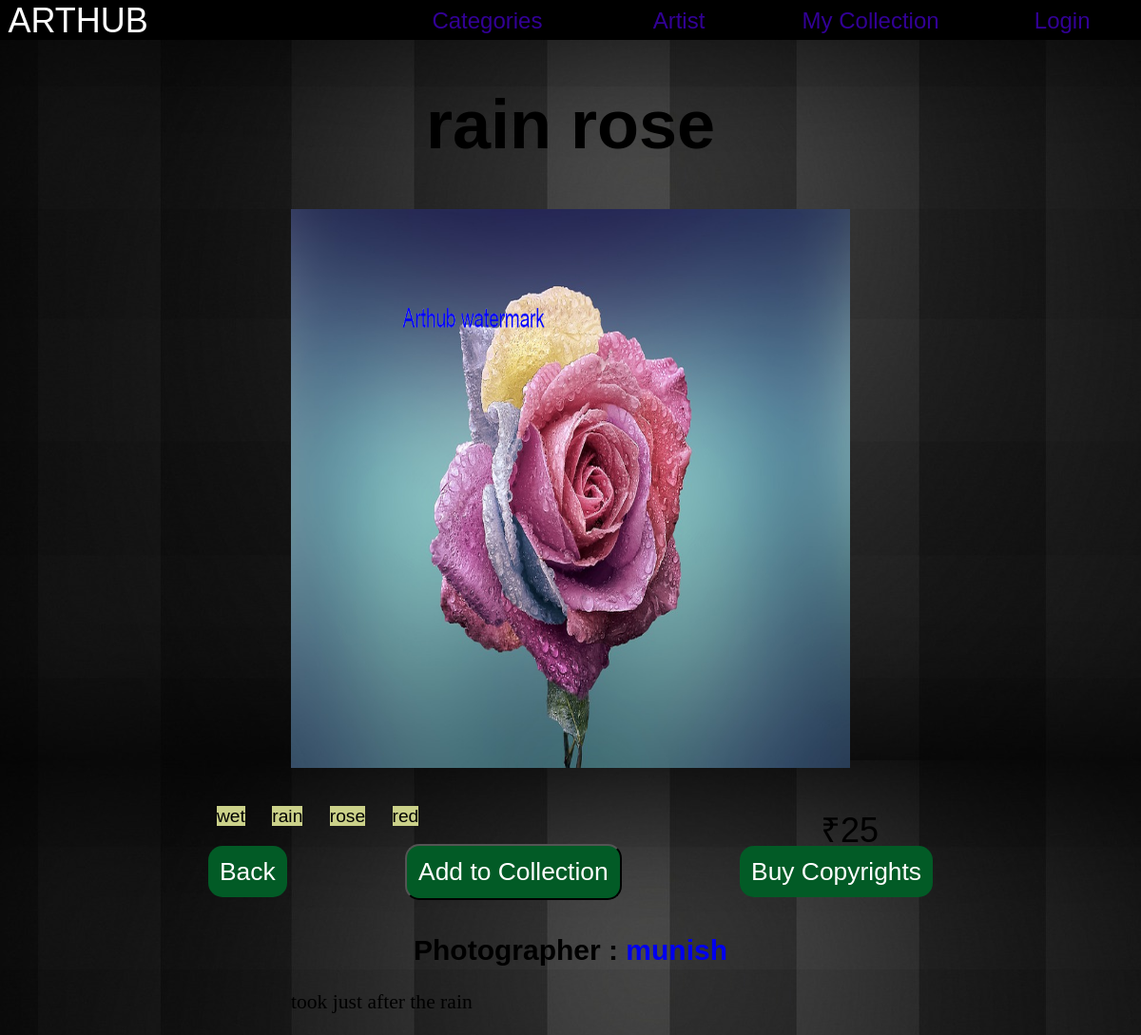
The app's page /details/35/ with its own data.
### home/models.py (models this page shows, shortened)
class Photo(models.Model):
    format_of_tags = (
        ('PNG', 'PNG'),
        ('JPG', 'JPG'),
        ('JPEG', 'JPEG'),
        ('Exif', 'Exif'),
        ('TIF', 'TIF'),
        ('GIF', 'GIF'),
        ('WEBP', 'WEBP'),
        ('SVG', 'SVG'),
    )
    title = models.CharField(max_length=150)
    format = models.CharField(max_length=20, choices=format_of_tags, blank=False)
    tags = models.CharField(max_length=250)
    original_pic = models.ImageField()
    display_pic = models.ImageField(null=True, blank=True)
    description = models.CharField(max_length=1000)
    price = models.PositiveIntegerField()
    photographer = models.ForeignKey('Photographer', on_delete=models.CASCADE)
    category = models.ForeignKey('Categories', on_delete=models.CASCADE, default=0)
    class Meta:
        verbose_name= 'art'
        verbose_name_plural= 'arts'

class Photographer(models.Model):
    photographer_name = models.CharField(max_length=150)
    profile_pic = models.ImageField(default='default-profile.png')
    city = models.CharField(max_length=50)
    email_id = models.EmailField()
    details = models.CharField(max_length=1000)
    class Meta:
        verbose_name= 'artist'
        verbose_name_plural= 'artists'
    def __str__(self):
        return self.photographer_name  # this Function adds name as Given Name of Photographer

### home/views.py (the view)
# urls.py: url(r'^details/(?P<photo_id>[0-9]+)/$', views.details, name='details'),    # home/<photo_id>
def details(request, photo_id):
    context = {}
    template = loader.get_template('details.html')          # Getting Template
    photo = get_object_or_404(Photo, pk=photo_id)
    tag_list = photo.tags.split()
    context['tag_list'] = tag_list
    context['photo_id'] = photo_id
    context['photo'] = photo
    context['button_text'] = 'Add to Collection'
    if request.user.is_authenticated:
        order_exist = Order.objects.filter(user=request.user, photo=photo_id)
        context['order_exist'] = order_exist
        collected_pic = Coll.objects.filter(user=request.user, photo=photo_id)
        if request.method == 'POST':
            print('First Checkpoint...')
            if not collected_pic:
                p = Photo.objects.get(id=photo_id)
                c = Coll(user=request.user, photo=p)
                c.save()
                context['button_text'] = 'Remove From Collection'
                return HttpResponse(template.render(context, request))
            else:
                p = Photo.objects.get(id=photo_id)
                Coll.objects.filter(user=request.user, photo=p).delete()
                context['button_text'] = 'Add to Collection'
                return HttpResponse(template.render(context, request))
        context['button_text'] = 'Add to Collection'
        if collected_pic:
            context['button_text'] = 'Remove From Collection'
        return HttpResponse(template.render(context, request))
    else:
        return HttpResponse(template.render(context, request))

### home/context_processors.py (called while the page is built)
def categories_processor(request):
    categories = Categories.objects.all()
    return {'categories': categories}

### home/models.py (called while the page is built)
    def __str__(self):
        return self.category_name

### home/templates/details.html (shortened to what this page needs)
{% extends 'base.html' %}
{% block content %}
  {% load static %}
  <link rel="stylesheet" href="{% static 'home/detailstyle.css' %}">
      <h1 class='title' align="center">{{ photo.title }}</h1>
      <img src="{{ photo.display_pic.url }}" alt="Image not Found">
        {% for tag in tag_list %}
            <span class="tags">{{ tag }}</span>
        {% endfor %}
        <span id="price"> &#8377;{{ photo.price }}</span>
        <br><br>
      <div class="buttonPanel">
        <a href="#" onclick="window.history.back();" class="but" align="center">Back</a>
        {% if user.is_authenticated %}
            <form id="collectPic" action="" method="post">
              {% csrf_token %}
              <input type="submit" class="but" id="collectButton" name="submit" value="{{ button_text }}"></submit>
            </form>
        {% else %}
           <form id="" action="/accounts/login/" method="get">
            <input type="submit" class="but" name="submit" value="{{ button_text }}"></submit>
           </form>
        {% endif %}
        {% if user.is_authenticated %}
          {% if order_exist %}
            <a class="but" download="{{ photo.title }}" href="{{ photo.original_pic.url }}" title="{{ photo.title }}">
                Download
            </a>
          {% else %}
            <a href="#" class="but" align="center" onclick="document.getElementById('pay').style.display='block'">Buy Copyrights</a>
          {% endif %}
        {% else %}
        <a href="/accounts/login/" class="but" align="center">Buy Copyrights</a>
        {% endif %}
      </div>
      <h2 align="center">Photographer : <a href="/photographer/{{ photo.photographer.id }}">{{ photo.photographer }}</a></h2>
      <div class="desc"><p>{{ photo.description }}</p>
      </div>
{% endblock %}

### static/PicMesh/style.css (style rules this page uses)
body { margin: 0px; padding: 0px; font-family: sans-serif; background: url(back.jpg); border-style: none; width: inherit; }
a { text-decoration: none; }

### home/static/home/detailstyle.css (style rules this page uses)
h1 { font-size: 6vw; }
img { margin-bottom: 40px; margin-left: auto; margin-right: auto; display: block; width: 49vw; height: 49vw; }
.tags { font-size: 1.6vw; margin-left: 1vw; margin-right: 1vw; background-color: #cbd189; position: relative; left : 18vw; }
#price { font-size: 3vw; position : absolute; right : 23vw; }
h2 { font-size: 2.5vw; margin-top: 3vw; }
.desc { margin-left: auto; margin-right: auto; width: 49vw; font-family: cursive; font-size: 1.8vw; }
.buttonPanel { text-align:center; }
.but { padding: 1vw; font-size: 2.2vw; margin-left: 5vw; margin-right: 5vw; background-color: rgb(2, 91, 38); text-decoration: none; color: rgb(255, 255, 255); border-radius: 15px; }
form { display: inline; }

### records on screen
Photo: title "rain rose", price "25", photographer "munish", description "took just after the rain"

### other values on screen
{{ tag }} "wet" "rain" "rose" "red"
